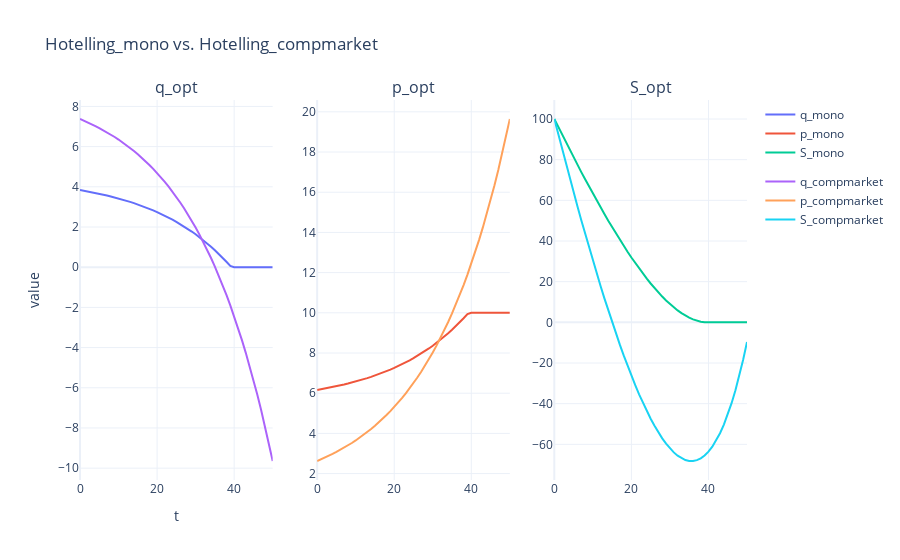

Notebook code cell kept with this figure:
### Markdown cell above
**1d)** \
Build a new model to compute the price and extraction schedule under the Hotelling-Rule in the competitive market (Hint: Now take $p_0$ as the only "decision variable" and define the other components endogenously). 

Visualize the results of the otherwise identical monopolist case to spot the differences. Given the model results would you prefer a market with a monopolist or perfect competition?

### Code cell
# Modelling Hotelling in perfect market competition can be tricky! This is why I want to show you first a version of the model, 
# which runs through but gives faulty results. 

def hotelling_compmarket(T = 50, S0 = 100, a = 10, b = 1, c = 1, r = 0.05):

    # Sets & Parameters --------------------------------
    # rho = 1/(1+r)**np.arange(T+1)
    rho = np.array([1/(1+r)**t for t in range(T+1)])

    # State Variables -----------------------------------
    def f_p(i_p0):
        p = np.zeros(T+1)
        p[0] = i_p0
        for t in range(1, T+1):
            p[t] = c + (i_p0 - c) * (1 + r) ** t
        return p
    
    def f_q(i_p0):
        p = f_p(i_p0)
        return (a - p ) / b
    
    
    # Objective Function -------------------------------
    def f_obj(i_p0):
        q = f_q(i_p0)
        p = f_p(i_p0)

        obj_value = sum(rho[t] * (q[t] * (p[t] - c)) for t in range(T+1))
        # obj_value = sum(rho * (q * (p - c)))
        return -1* obj_value

    # Decision Variables -------------------------------
    p0_start = a/2
    bnds = [(0, a)]

    # Constraints --------------------------------------
    def c_total_extr(i_p0):
        q = f_q(i_p0)
        return S0 - sum(q)
   
    cnstr = [
        {'type': 'eq', 'fun': c_total_extr, }, 

    ]

    # Run Optimization ---------------------------------
    results = opt.minimize(f_obj, p0_start, bounds=bnds, 
                           constraints=cnstr,
                           options={'disp': False}
                        )
    
    # Results ------------------------------------------
    p0_opt = results.x[0]
    q_opt = f_q(p0_opt)
    p_opt = f_p(p0_opt)

    def f_S(i_q): 
        S = np.zeros(T+1)
        S[0] = S0
        for t in range(1, T+1):
            S[t] = S[t-1] - i_q[t-1]
        return S
    S_opt = f_S(q_opt)

    df = pd.DataFrame({
        't': range(T+1),
        'q_opt': q_opt,
        'S_opt': S_opt,
        'p_opt': p_opt,
    })

    return df


df_hotelling_compmarket = hotelling_compmarket()


# Plot Results -------------------------------------
fig_mono_compmarket = make_subplots(rows=1, cols=3, subplot_titles=('q_opt', 'p_opt', 'S_opt'))

add_trace_to_subplot_hotelling(fig_mono_compmarket, df_hotelling_mono, 'mono')
add_trace_to_subplot_hotelling(fig_mono_compmarket, df_hotelling_compmarket, 'compmarket')

fig_mono_compmarket.update_layout(title='Hotelling_mono vs. Hotelling_compmarket', xaxis_title='t', yaxis_title='value', template='plotly_white')
fig_mono_compmarket.write_html('hotelling_compmarket_wrongresults.html')
fig_mono_compmarket.show()

# print(df_hotelling_compmarket)

### Figure 1 — Plotly figure (JSON) as saved in the notebook; plotly's stock layout.template omitted (floating-point values rounded to 4 significant figures)
{"data": [{"legendgroup": "mono", "mode": "lines", "name": "q_mono", "showlegend": true, "type": "scatter", "x": [0, 1, 2, 3, 4, 5, 6, 7, 8, 9, 10, 11, 12, 13, 14, 15, 16, 17, 18, 19, 20, 21, 22, 23, 24, 25, 26, 27, 28, 29, 30, 31, 32, 33, 34, 35, 36, 37, 38, 39, 40, 41, 42, 43, 44, 45, 46, 47, 48, 49, 50], "xaxis": "x", "y": [3.838, 3.805, 3.77, 3.733, 3.695, 3.655, 3.613, 3.568, 3.522, 3.473, 3.421, 3.367, 3.311, 3.251, 3.189, 3.123, 3.054, 2.982, 2.906, 2.827, 2.743, 2.655, 2.563, 2.466, 2.364, 2.257, 2.145, 2.027, 1.904, 1.774, 1.638, 1.495, 1.345, 1.187, 1.021, 0.8467, 0.6639, 0.472, 0.2709, 0.06048, 0, 0, 7.687e-17, 2.487e-18, 0, 7.7e-17, 0, 2.151e-16, 0, 2.217e-16, 0], "yaxis": "y"}, {"legendgroup": "mono", "mode": "lines", "name": "p_mono", "showlegend": true, "type": "scatter", "x": [0, 1, 2, 3, 4, 5, 6, 7, 8, 9, 10, 11, 12, 13, 14, 15, 16, 17, 18, 19, 20, 21, 22, 23, 24, 25, 26, 27, 28, 29, 30, 31, 32, 33, 34, 35, 36, 37, 38, 39, 40, 41, 42, 43, 44, 45, 46, 47, 48, 49, 50], "xaxis": "x2", "y": [6.162, 6.195, 6.23, 6.267, 6.305, 6.345, 6.387, 6.432, 6.478, 6.527, 6.579, 6.633, 6.689, 6.749, 6.811, 6.877, 6.946, 7.018, 7.094, 7.173, 7.257, 7.345, 7.437, 7.534, 7.636, 7.743, 7.855, 7.973, 8.096, 8.226, 8.362, 8.505, 8.655, 8.813, 8.979, 9.153, 9.336, 9.528, 9.729, 9.94, 10, 10, 10, 10, 10, 10, 10, 10, 10, 10, 10], "yaxis": "y2"}, {"legendgroup": "mono", "mode": "lines", "name": "S_mono", "showlegend": true, "type": "scatter", "x": [0, 1, 2, 3, 4, 5, 6, 7, 8, 9, 10, 11, 12, 13, 14, 15, 16, 17, 18, 19, 20, 21, 22, 23, 24, 25, 26, 27, 28, 29, 30, 31, 32, 33, 34, 35, 36, 37, 38, 39, 40, 41, 42, 43, 44, 45, 46, 47, 48, 49, 50], "xaxis": "x3", "y": [100, 96.16, 92.36, 88.59, 84.85, 81.16, 77.5, 73.89, 70.32, 66.8, 63.33, 59.91, 56.54, 53.23, 49.98, 46.79, 43.67, 40.61, 37.63, 34.72, 31.9, 29.15, 26.5, 23.94, 21.47, 19.11, 16.85, 14.7, 12.68, 10.77, 8.999, 7.361, 5.866, 4.522, 3.335, 2.314, 1.467, 0.8034, 0.3314, 0.06048, -5.643e-14, -5.643e-14, -5.643e-14, -5.651e-14, -5.651e-14, -5.651e-14, -5.659e-14, -5.659e-14, -5.681e-14, -5.681e-14, -5.703e-14], "yaxis": "y3"}, {"legendgroup": "compmarket", "mode": "lines", "name": "q_compmarket", "showlegend": true, "type": "scatter", "x": [0, 1, 2, 3, 4, 5, 6, 7, 8, 9, 10, 11, 12, 13, 14, 15, 16, 17, 18, 19, 20, 21, 22, 23, 24, 25, 26, 27, 28, 29, 30, 31, 32, 33, 34, 35, 36, 37, 38, 39, 40, 41, 42, 43, 44, 45, 46, 47, 48, 49, 50], "xaxis": "x", "y": [7.374, 7.293, 7.208, 7.118, 7.024, 6.925, 6.821, 6.712, 6.598, 6.478, 6.352, 6.219, 6.08, 5.934, 5.781, 5.62, 5.451, 5.274, 5.087, 4.892, 4.686, 4.471, 4.244, 4.006, 3.757, 3.494, 3.219, 2.93, 2.627, 2.308, 1.973, 1.622, 1.253, 0.8659, 0.4591, 0.0321, -0.4163, -0.8871, -1.381, -1.901, -2.446, -3.018, -3.619, -4.25, -4.912, -5.608, -6.338, -7.105, -7.91, -8.756, -9.644], "yaxis": "y"}, {"legendgroup": "compmarket", "mode": "lines", "name": "p_compmarket", "showlegend": true, "type": "scatter", "x": [0, 1, 2, 3, 4, 5, 6, 7, 8, 9, 10, 11, 12, 13, 14, 15, 16, 17, 18, 19, 20, 21, 22, 23, 24, 25, 26, 27, 28, 29, 30, 31, 32, 33, 34, 35, 36, 37, 38, 39, 40, 41, 42, 43, 44, 45, 46, 47, 48, 49, 50], "xaxis": "x2", "y": [2.626, 2.707, 2.792, 2.882, 2.976, 3.075, 3.179, 3.288, 3.402, 3.522, 3.648, 3.781, 3.92, 4.066, 4.219, 4.38, 4.549, 4.726, 4.913, 5.108, 5.314, 5.529, 5.756, 5.994, 6.243, 6.506, 6.781, 7.07, 7.373, 7.692, 8.027, 8.378, 8.747, 9.134, 9.541, 9.968, 10.42, 10.89, 11.38, 11.9, 12.45, 13.02, 13.62, 14.25, 14.91, 15.61, 16.34, 17.11, 17.91, 18.76, 19.64], "yaxis": "y2"}, {"legendgroup": "compmarket", "mode": "lines", "name": "S_compmarket", "showlegend": true, "type": "scatter", "x": [0, 1, 2, 3, 4, 5, 6, 7, 8, 9, 10, 11, 12, 13, 14, 15, 16, 17, 18, 19, 20, 21, 22, 23, 24, 25, 26, 27, 28, 29, 30, 31, 32, 33, 34, 35, 36, 37, 38, 39, 40, 41, 42, 43, 44, 45, 46, 47, 48, 49, 50], "xaxis": "x3", "y": [100, 92.63, 85.33, 78.13, 71.01, 63.98, 57.06, 50.24, 43.52, 36.93, 30.45, 24.1, 17.88, 11.8, 5.863, 0.08227, -5.538, -10.99, -16.26, -21.35, -26.24, -30.93, -35.4, -39.64, -43.65, -47.41, -50.9, -54.12, -57.05, -59.68, -61.98, -63.96, -65.58, -66.83, -67.7, -68.16, -68.19, -67.77, -66.89, -65.51, -63.6, -61.16, -58.14, -54.52, -50.27, -45.36, -39.75, -33.41, -26.31, -18.4, -9.644], "yaxis": "y3"}], "layout": {"annotations": [{"font": {"size": 16}, "showarrow": false, "text": "q_opt", "x": 0.1444, "xanchor": "center", "xref": "paper", "y": 1, "yanchor": "bottom", "yref": "paper"}, {"font": {"size": 16}, "showarrow": false, "text": "p_opt", "x": 0.5, "xanchor": "center", "xref": "paper", "y": 1, "yanchor": "bottom", "yref": "paper"}, {"font": {"size": 16}, "showarrow": false, "text": "S_opt", "x": 0.8556, "xanchor": "center", "xref": "paper", "y": 1, "yanchor": "bottom", "yref": "paper"}], "title": {"text": "Hotelling_mono vs. Hotelling_compmarket"}, "xaxis": {"anchor": "y", "domain": [0, 0.2889], "title": {"text": "t"}}, "xaxis2": {"anchor": "y2", "domain": [0.3556, 0.6444]}, "xaxis3": {"anchor": "y3", "domain": [0.7111, 1]}, "yaxis": {"anchor": "x", "domain": [0, 1], "title": {"text": "value"}}, "yaxis2": {"anchor": "x2", "domain": [0, 1]}, "yaxis3": {"anchor": "x3", "domain": [0, 1]}}}
